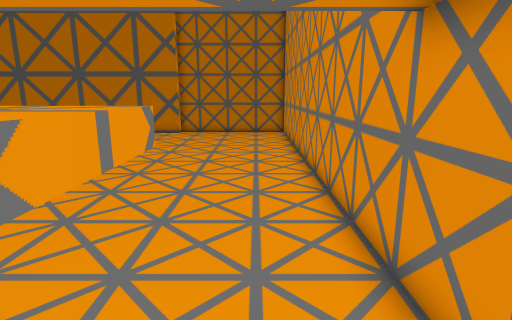
view 1 (above)

16 first-person views from a walk through a 3-D level made in the Godot game engine. The camera is 1.3 m above the floor, tilts 12° down and sees 80° across. The floor is counted in squares, 0.5 m on a side. Each view is taken from the middle of a square. On the plan, view 1 faces up. The plan holds only what a view shows up to about 20 squares ahead; the rest is blank. The place goes on beyond the plan.

view 2
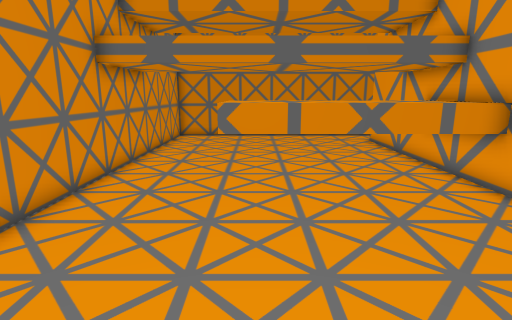

view 3
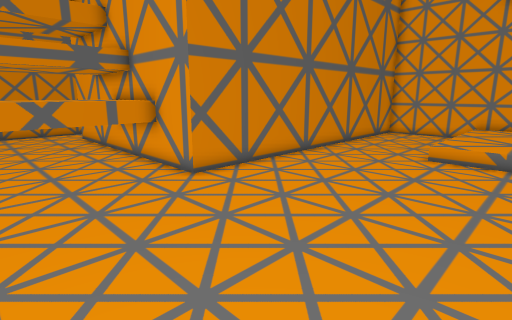

view 4
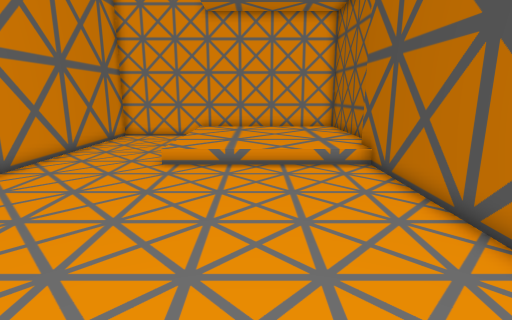

view 5
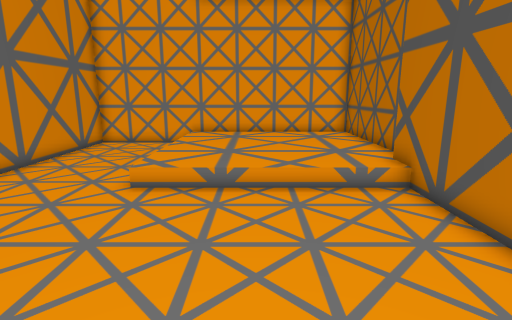

view 6
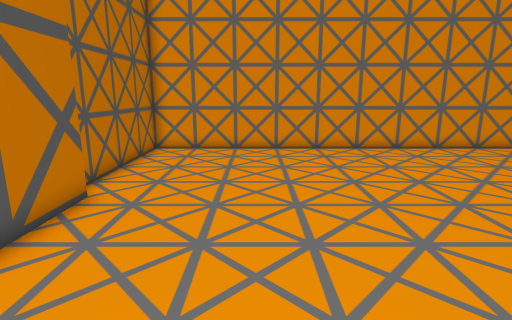

view 7
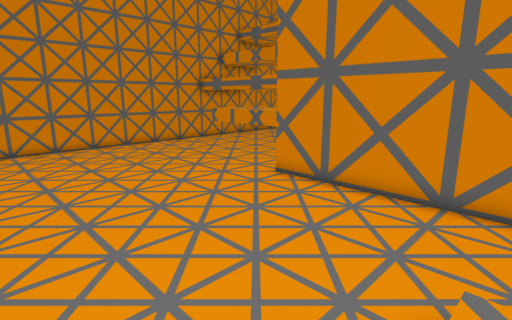

view 8
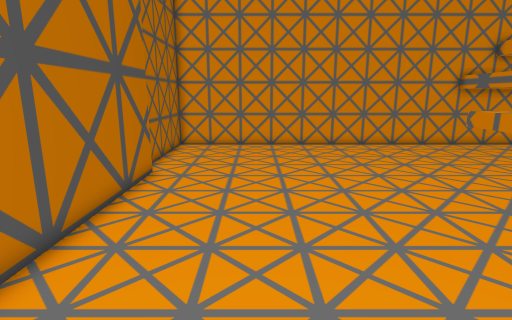

view 9
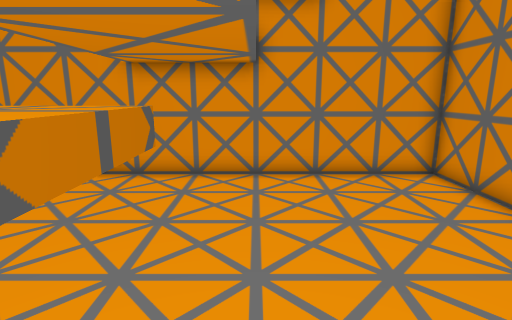

view 10
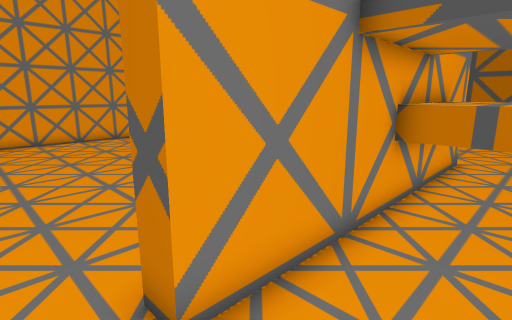

view 11
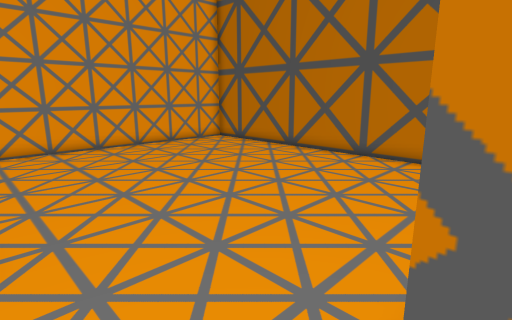

view 12
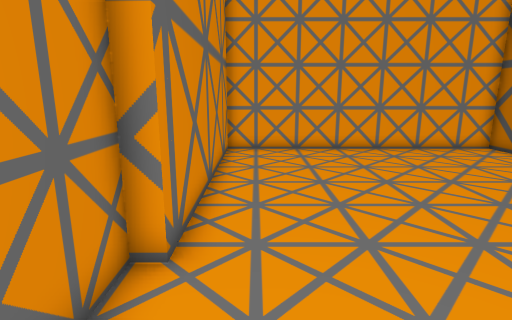

view 13
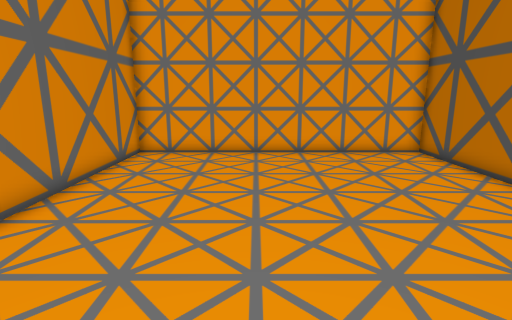

view 14
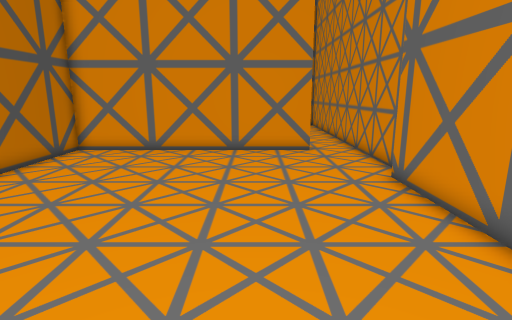

view 15
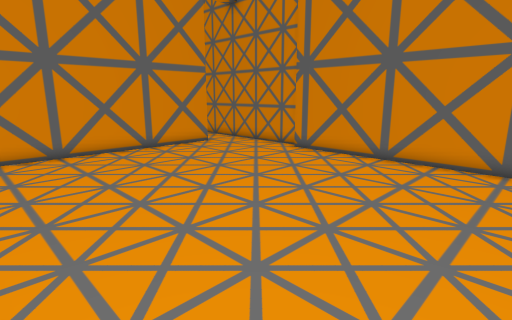

view 16
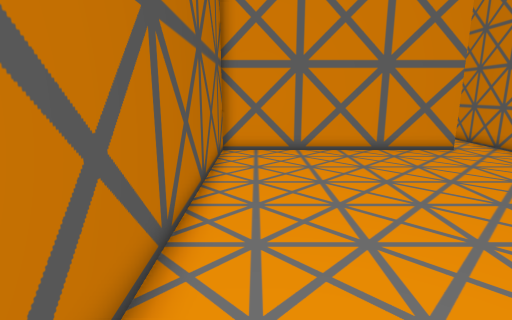

### Floor plan
Key: @ floor where view 1 was taken; # wall or solid block; . main floor; : floor 0.25 m higher than the main floor; T thing the floor can be seen under or through; O other object.
Columns run from 26 left of view 1 to 2 right of it. Each row starts with its distance up from view 1.
 22 #########           #########
 21 #:::::::#############.......#
 20 #::::::::...................#
 19 #::::::::...................#
 18 #::::::::...................#
 17 #::::::::...................#
 16 #::::::::...................#
 15 #::::::::...................#
 14 #::::::::...................#
 13 #     ......................#
 12 #...........................#
 11 #...........................#
 10 #...........................#
  9 #...........................#
  8 #################...........#
  7 #...............#...........#
  6 #...............#OOOOOOOO...#
  5 #...............#OOOOOOOO...#
  4 #...............#OOOOOOOT...#
  3 #...............#TTT TTTT...#
  2 #...............#TTTTTTTT...#
  1 #...............#...........#
  0 #...............#.........@.#
 -1 #...............#...........#
 -2 #...............#...........#
 -3 #...............#...........#
 -4 #...........................#
 -5 ###########.................#
 -6   ###########################

Where each view was taken, in squares from view 1:
view 1: 0 up, 0 right, facing up
view 2: 14 up, 3 left, facing down
view 3: 17 up, 4 left, facing down-left
view 4: 17 up, 6 left, facing left
view 5: 17 up, 9 left, facing left
view 6: 17 up, 13 left, facing right
view 7: 18 up, 18 left, facing down-right
view 8: 17 up, 18 left, facing right
view 9: 0 up, 8 left, facing right
view 10: 5 down, 7 left, facing up-left
view 11: 5 down, 10 left, facing up-left
view 12: 4 down, 11 left, facing left
view 13: 0 up, 12 left, facing left
view 14: 1 down, 25 left, facing right
view 15: 7 up, 25 left, facing down-right
view 16: 6 up, 25 left, facing right
